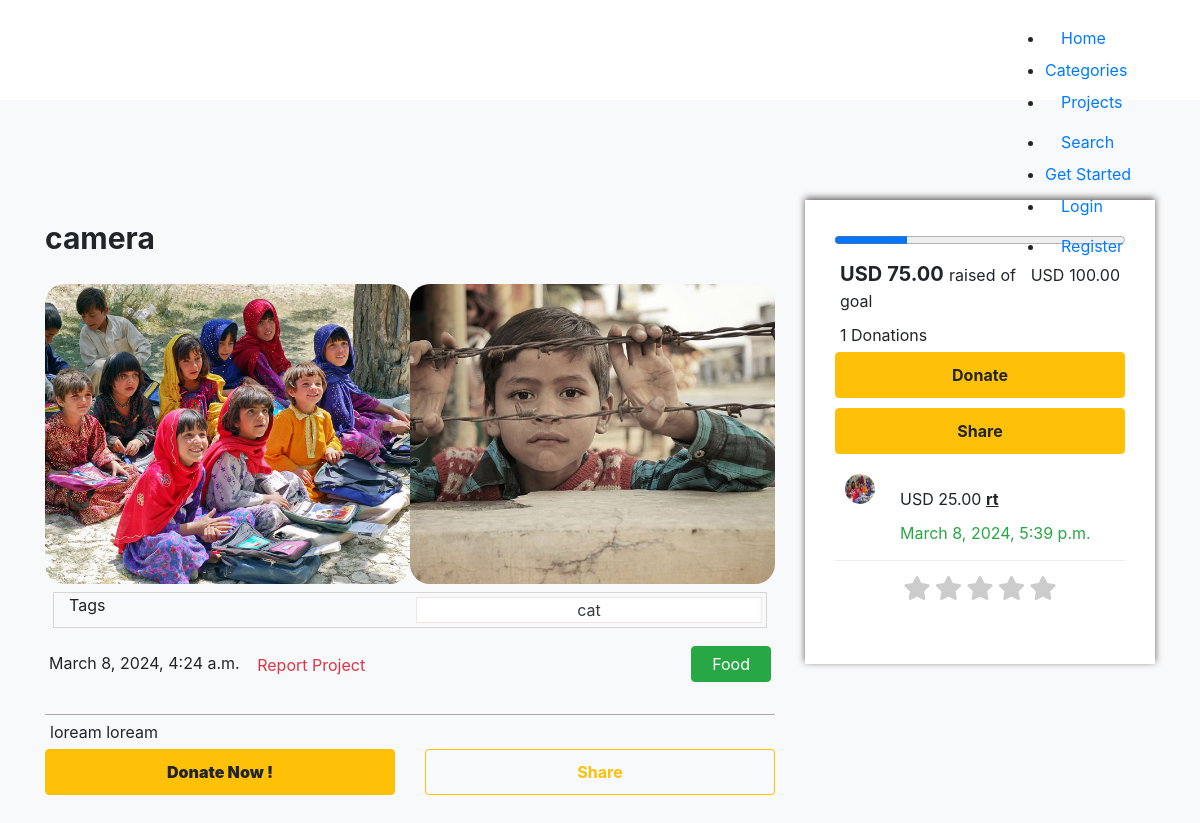
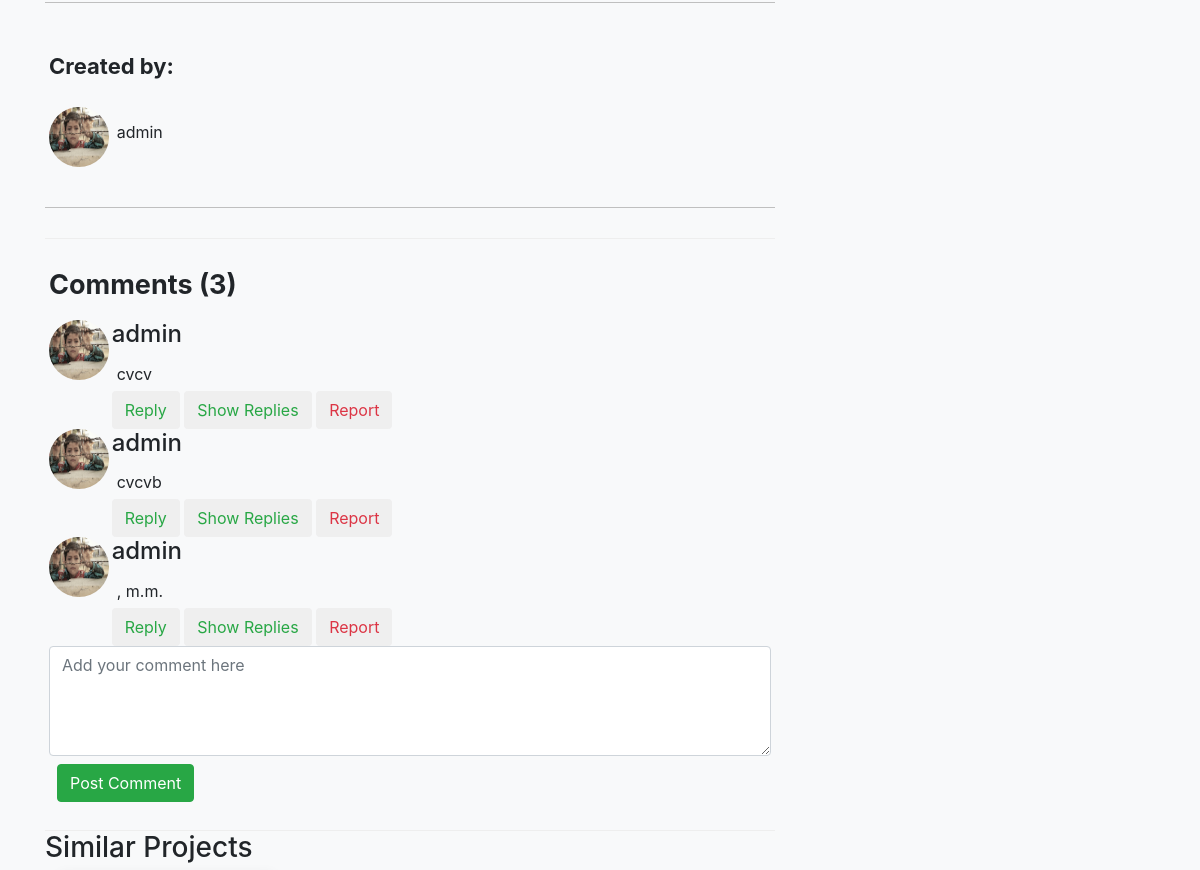
Before: /project/7/ (upper part) with the older database file (2 pictures, top to bottom).
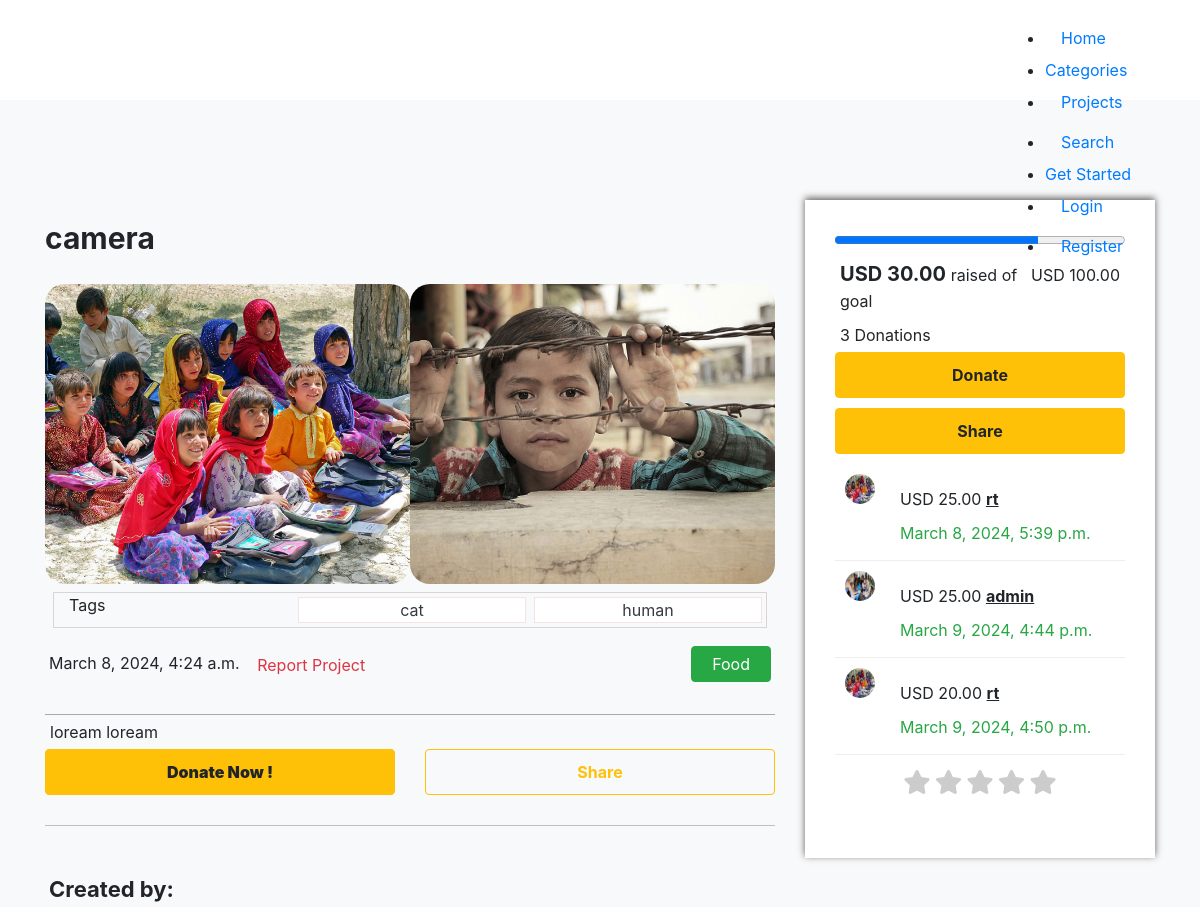
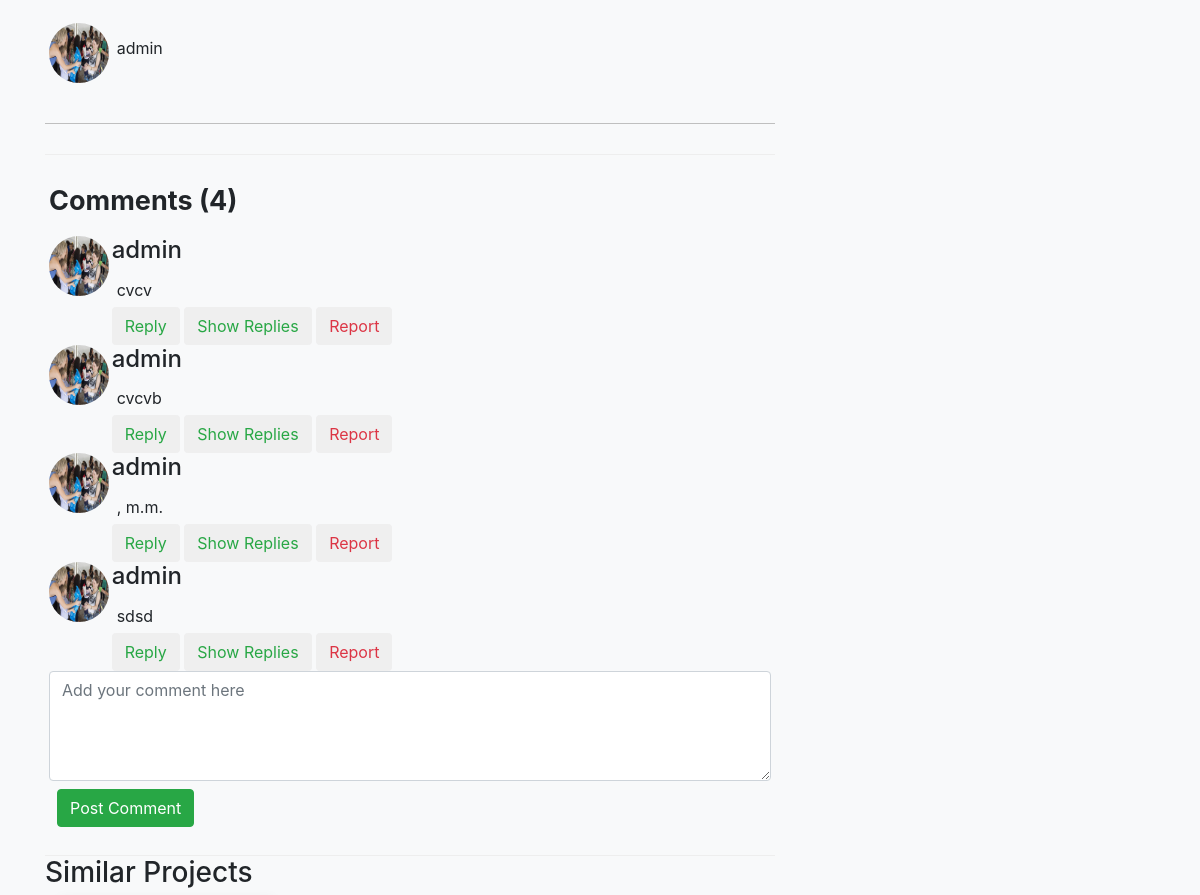
After: the same page with the newer database file (2 pictures, top to bottom).
### D_project/models.py (models this page shows, shortened)
class Image(models.Model):
    project=models.ForeignKey(Project,on_delete=models.CASCADE)
    image = models.FileField(upload_to='projects/images',blank=True,null=True)

class Tag(models.Model):
    tag=models.CharField(max_length=50)
    def __str__(self):
        return self.tag

class Project(models.Model):
    user = models.ForeignKey(get_user_model(), on_delete=models.CASCADE, default=1)
    name = models.CharField(max_length=50)
    category = models.ForeignKey(Category, on_delete=models.CASCADE, null=True)
    target = models.DecimalField(max_digits=10, decimal_places=2, default=100)
    current_amount = models.DecimalField(max_digits=10, decimal_places=2, default=0)
    tags = models.ManyToManyField(Tag, related_name="projects")
    description = models.TextField(default="lorem ipsum", max_length=800, null=True)
    start = models.DateTimeField(auto_now_add=True)
    end = models.DateTimeField()
    is_featured = models.BooleanField(default=False)
    average_rating = models.DecimalField(max_digits=3, decimal_places=2, default=0)
    def get_similar_projects(self):
        return Project.objects.filter(tags__in=self.tags.all()).exclude(id=self.id).distinct()

class Comment(models.Model):
    project = models.ForeignKey(Project, related_name='comments', on_delete=models.CASCADE)
    user = models.ForeignKey(get_user_model(), on_delete=models.CASCADE)
    text = models.TextField()
    created_at = models.DateTimeField(auto_now_add=True)
    reported = models.BooleanField(default=False)
    report_reason = models.CharField(max_length=255, blank=True, null=True)

class Donation(models.Model):
    donation = models.DecimalField(max_digits=10, decimal_places=2, default=0)
    project = models.ForeignKey(Project, on_delete=models.CASCADE)
    created_at = models.DateTimeField(auto_now_add=True)
    user = models.ForeignKey(User, on_delete=models.CASCADE,default=1)

class Category(models.Model):
    name = models.CharField(max_length = 50)
    image = models.ImageField(upload_to='categories/images',blank=True,null=True)
    def __str__(self):
        return self.name

### account/models.py (models this page shows, shortened)
class Profile(models.Model):
    user = models.OneToOneField(User , on_delete=models.CASCADE)
    phone_number = models.CharField(max_length=11,null=True , blank=True,
                                    validators=[
                                    RegexValidator(
                                    regex=r'^01\d{9}$',
                                    message='Phone number must start with 01 and be 9 digits long.',
                                    code='invalid_phone_number',
            ),
        ],)
    addres = models.CharField(max_length=50 , blank=True, null=True)
    image= models.ImageField(upload_to='users/images',blank=True,null=True)

### D_project/views.py (the view)
# urls.py: path('<int:project_id>/',project_details,name="project_details"),
def project_details(request, project_id):
    project = Project.objects.get(id=project_id)
    donations = Donation.objects.filter(project=project)
    similar_projects = project.get_similar_projects()
    tags = project.tags.all()
    context = {
        'project': project,
        'donations': donations,
        'remain': project.target - project.current_amount,
        'similarProjects': similar_projects,
        'tags':tags,
    }
    return render(request, 'D_project/project_details.html', context)

### D_project/templates/D_project/project_details.html (shortened to what the changed rows need)
{%extends 'base.html'%}
{% block content %}
<link rel="stylesheet" href="https://cdnjs.cloudflare.com/ajax/libs/font-awesome/5.15.4/css/all.min.css">
<section
  class="ftco-section bg-light categorydetailfirstsec"
  style="background: #fff"
>
  <div class="container">
    <div class="row">
      <div class="col-md-8 textsec">
        <h3 style="padding: 20px 0px; font-size: 30px; font-weight: bold">
          {{ project.name }}
        </h3>
        <div class="slide-container">
          <div class="image-container">
        <div class="slider">
          <ul class="slides">
            {% for image in project.image_set.all %}
            <li><img src="{{ image.image.url }}" class="img-fluid"
              style="margin-bottom: 20px; width: 100%; border-radius: 20px"></li>
              {% endfor %}
          </ul>
      </div>
          <div class="row d-flex justify-content-center m-2" style="border: #dad5d5 solid 1px;">
            <div class="col" style="float: left;">Tags </div>
            {%for tag in tags%}
            <div class="col bg-white text-dark m-1 px-2 text-center" style="width: fit-content; border: #f5e2e2 solid 0.5px; ">
              {{tag}}
            </div>
            {%endfor%}
          </div>
        <div class="date-category">
          <span>{{ project.start }}</span>
          <span class="btn btn-success" style="float: right; padding: 5px 20px">{{project.category}}</span>
          <a href="{% url 'report_project' project.id %}" class="btn text-danger">Report Project</a>
        </div>
        <p>{{ project.description }}</p>
        <div class="row">
          <div class="col">
            </div>
             <div class="col">
            </div>
          </div>
        <div class="beneficiarydetail">
            <h3 style=" padding: 10px 0px 20px;font-weight: bold;font-size: 22px;">Created by: </h3>
            <div class="row">
              <div class="col-md-1">
                {% if project.user.profile.image %}
               <img src="{{project.user.profile.image.url}}" class="beneficiary_img" alt="{{project.user.username}}">
                {% else %}
               <img src="https://maventricksdemo.co.in/bidonn/public/css/images/noImage.jpg" class="beneficiary_img">
               {% endif %}
              </div>
              <div class="col-md-11">
                <p> {{ project.user.username }} </p>
              </div>
            </div>
          </div>
 <div class="fundraiserdetail">
    <h3 style="font-weight: bold; font-size: 27px;padding: 10px 0px;">Comments ({{ project.comments.count }})</h3>
    {% if project.comments.all %}
{% for comment in project.comments.all %}
    <div class="row comment">
        <div class="col-md-1">
            {% if comment.user.profile.image %}
                <img src="{{  comment.user.profile.image.url }}" class="beneficiary_img" alt="{{ comment.user.username }}">
            {% else %}
                <img src="https://maventricksdemo.co.in/bidonn/public/css/images/noImage.jpg" class="beneficiary_img">
            {% endif %}
        </div>
        <div class="col-md-11">
            <h4>{{ comment.user.username }}</h4>
            <p>{{ comment.text }}</p>
            <button class="btn text-success" type="button" data-bs-toggle="collapse" data-bs-target="#collapseExample{{ forloop.counter }}add_replies" aria-expanded="false" aria-controls="collapseExample{{ forloop.counter }}add_replies">
                Reply
            </button>
            <button class="btn text-success" type="button" data-bs-toggle="collapse" data-bs-target="#collapseExample{{ forloop.counter }}show_replies" aria-expanded="false" aria-controls="collapseExample{{ forloop.counter }}show_replies">
                Show Replies
            </button>
<button type="button" class="btn text-danger report-button" data-bs-toggle="modal" data-bs-target="#reportModal{{ comment.id }}" data-comment-id="{{ comment.id }}">
        Report
</button>
        </div>
    </div>
{% endfor %}
    {% else %}
        <p>No comments yet. Be the first one to comment!</p>
    {% endif %}
    <form id="comment-form" method="post" data-url="{% url 'add_comment' project.id %}">
        <textarea id="comment-text" name="text" class="form-control" placeholder="Add your comment here" rows="4"></textarea>
        <button type="button" id="submit-comment" class="btn btn-success m-2">Post Comment</button>
    </form>
</div>
    </div>
  </div>
    <div><h3>Similar Projects</h3></div>
          </div>
          <div class="col-md-4" >
            <div
              class="right-sharesection"
              style="
                box-shadow: 0px -2px 7px #605d5d;
                padding: 30px;
                background: #fff;
                z-index: 1;
              "
            >
              <progress
                id="file"
                value="{{ project.current_amount }}"
                max="{{ project.target }}"
                style="width: 100%"
              ></progress>
              <p>
                <span style="font-weight: bold; font-size: 20px">USD {{ remain }} </span>
                raised of &nbsp; USD {{ project.target }} goal
              </p>
              <p>{{ donations.count }} Donations</p>
              <a
                href="{% url 'donate' project.id %}"
                class="btn btn-warning"
                style="
                  width: 100%;
                  margin-bottom: 10px;
                  padding: 10px;
                  font-weight: bold;
                "
                >Donate</a
              >
              <button
                type="button"
                class="btn btn-warning"
                data-bs-toggle="moda"
                data-bs-target="#shareModa"
                style="
                  width: 100%;
                  margin-bottom: 10px;
                  padding: 10px;
                  font-weight: bold;
                "
              >
                Share
              </button>
              {% for donation in donations %}
              <div style="padding:10px;border-bottom:1px solid #eee">
                <div class="row">
               <div class="col-md-2">
                  {% if donation.user.profile.image.url %}
                <img src="{{donation.user.profile.image.url}}" class="rightdonor_img" alt="">
                {% else %}
                <img src="https://maventricksdemo.co.in/bidonn/public/css/images/noImage.jpg" class="rightdonor_img">
                {% endif %}
               </div>
               <div class="col-md-10">
                 <p> USD {{donation.donation}} <span style="font-weight: bold; text-decoration: underline;">{{ donation.user.username }}</span> </p>
                <p class="text-success">{{donation.created_at}}</p>
               </div>
             </div>
           </div>
           {% endfor %}
              <div  class="text-center" style="margin: 10px auto">
<form id="rating-form" method="post" action="{% url 'add_rating' project.id %}">
</form></div>
                                </div>
          </div>
    </div>
  </div>
</section>
{% endblock %}

Changed rows visible on the page:
changed Project "camera": user.profile.image: a different picture; comments.count "3" → "4"; current_amount 25 → 70 (drawn)
added Tag: tag "human"
changed through a linked row, Comment "cvcv": user.profile.image: a different picture
changed through a linked row, Comment "cvcvb": user.profile.image: a different picture
changed through a linked row, Comment (number 3 of 4 on the later page): user.profile.image: a different picture
added Comment: user.profile.image (picture), user.username "admin", text "sdsd"
added Donation: user.profile.image (picture), donation "25.00", user.username "admin", created_at "March 9, 2024, 4:44 p.m."
added Donation: user.profile.image (picture), donation "20.00", user.username "rt", created_at "March 9, 2024, 4:50 p.m."
Other visible differences:
{{ remain }}: "75.00" → "30.00"
{{ donations.count }}: "1" → "3"
